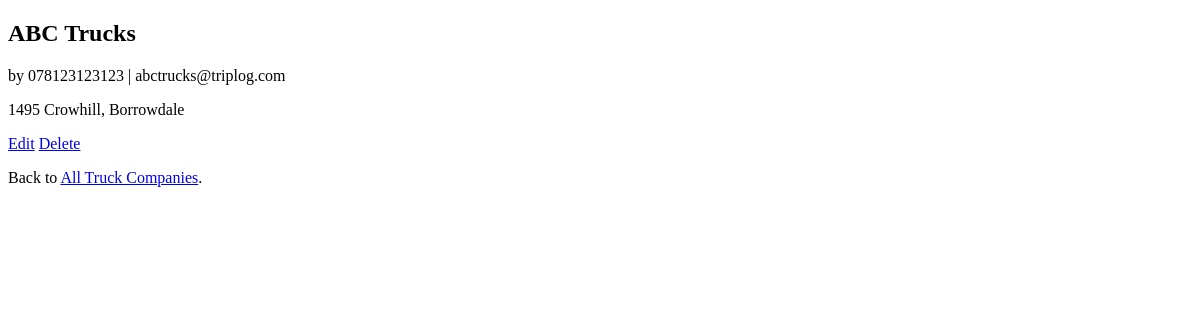
/app/truckcompany/1/, run on an earlier commit of the app's database.
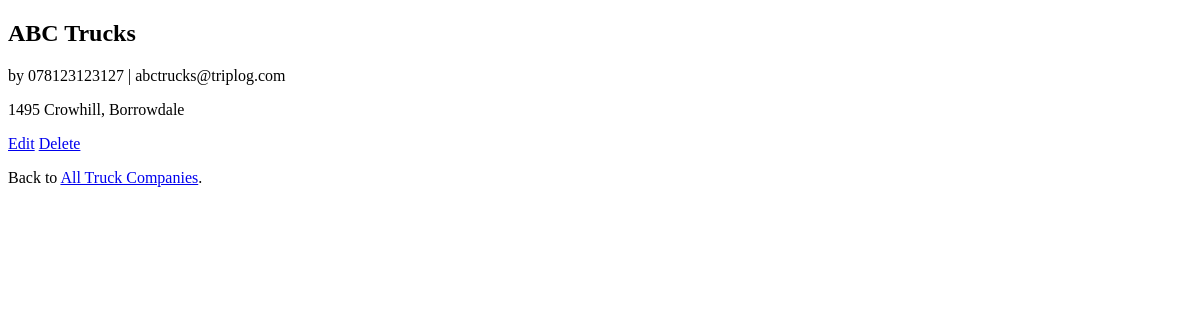
And on a later commit of the database.
### triplog/models.py (models this page shows, shortened)
class TruckCompany(models.Model):
    name = models.CharField(max_length=255)
    contact = models.CharField(max_length=20)
    email = models.CharField(max_length=30)
    address = models.CharField(max_length=255)

### triplog/views.py (the view)
# urls.py: path("truckcompany/<int:pk>/", TruckCompanyDetailView.as_view(), name="truckcompany_detail"),
class TruckCompanyDetailView(DetailView):
    model = TruckCompany
    template_name = "truckCompany/truckcompany_detail.html"

### templates/truckCompany/truckcompany_detail.html
{% extends "base.html" %}
{% block content %}
<div class="truckcompany-entry">
    <h2>{{ object.name }}</h2>
    <p>by {{ object.contact }} | {{ object.email }}</p>
    <p>{{ object.address }}</p>
</div>
<div>
    <p><a href="{% url 'truckcompany_edit' truckcompany.pk %}">Edit</a>
        <a href="{% url 'truckcompany_delete' truckcompany.pk %}">Delete</a>
    </p>
    <p>Back to <a href="{% url 'truckcompany_list' %}">All Truck Companies</a>.</p>
</div>
{% endblock content %}

What changed in the data, as far as the page shows it:
changed TruckCompany "ABC Trucks": contact "078123123123" → "078123123127"
